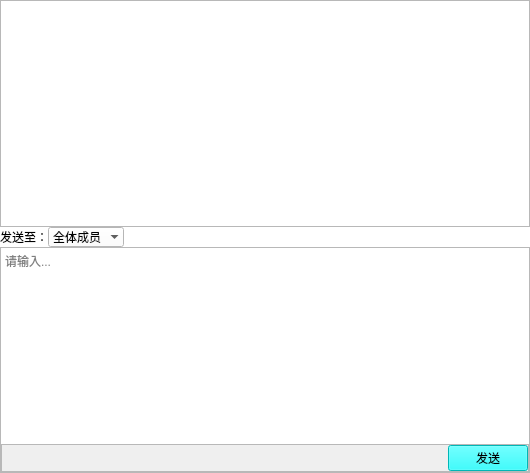
<?xml version="1.0" encoding="UTF-8"?>
<ui version="4.0">
 <class>Widget</class>
 <widget class="QWidget" name="Widget">
  <property name="geometry">
   <rect>
    <x>0</x>
    <y>0</y>
    <width>530</width>
    <height>473</height>
   </rect>
  </property>
  <property name="windowTitle">
   <string>Widget</string>
  </property>
  <layout class="QVBoxLayout" name="verticalLayout_2">
   <property name="spacing">
    <number>0</number>
   </property>
   <property name="leftMargin">
    <number>0</number>
   </property>
   <property name="topMargin">
    <number>0</number>
   </property>
   <property name="rightMargin">
    <number>0</number>
   </property>
   <property name="bottomMargin">
    <number>0</number>
   </property>
   <item>
    <widget class="QTextBrowser" name="msgBrowser">
     <property name="enabled">
      <bool>true</bool>
     </property>
     <property name="minimumSize">
      <size>
       <width>0</width>
       <height>0</height>
      </size>
     </property>
    </widget>
   </item>
   <item>
    <widget class="QFrame" name="frame_2">
     <property name="styleSheet">
      <string notr="true">background-color: rgb(255, 255, 255);</string>
     </property>
     <property name="frameShape">
      <enum>QFrame::NoFrame</enum>
     </property>
     <layout class="QHBoxLayout" name="horizontalLayout_2">
      <property name="spacing">
       <number>0</number>
      </property>
      <property name="leftMargin">
       <number>0</number>
      </property>
      <property name="topMargin">
       <number>0</number>
      </property>
      <property name="rightMargin">
       <number>0</number>
      </property>
      <property name="bottomMargin">
       <number>0</number>
      </property>
      <item>
       <widget class="QLabel" name="label">
        <property name="text">
         <string>发送至：</string>
        </property>
       </widget>
      </item>
      <item>
       <widget class="QComboBox" name="comboBox">
        <property name="frame">
         <bool>false</bool>
        </property>
        <item>
         <property name="text">
          <string>全体成员</string>
         </property>
        </item>
       </widget>
      </item>
      <item>
       <spacer name="horizontalSpacer_5">
        <property name="orientation">
         <enum>Qt::Horizontal</enum>
        </property>
        <property name="sizeHint" stdset="0">
         <size>
          <width>0</width>
          <height>0</height>
         </size>
        </property>
       </spacer>
      </item>
     </layout>
    </widget>
   </item>
   <item>
    <widget class="QFrame" name="frame">
     <property name="frameShape">
      <enum>QFrame::StyledPanel</enum>
     </property>
     <property name="frameShadow">
      <enum>QFrame::Raised</enum>
     </property>
     <layout class="QVBoxLayout" name="verticalLayout">
      <property name="spacing">
       <number>0</number>
      </property>
      <property name="leftMargin">
       <number>0</number>
      </property>
      <property name="topMargin">
       <number>0</number>
      </property>
      <property name="rightMargin">
       <number>0</number>
      </property>
      <property name="bottomMargin">
       <number>0</number>
      </property>
      <item>
       <widget class="QTextEdit" name="msgEdit">
        <property name="enabled">
         <bool>true</bool>
        </property>
        <property name="minimumSize">
         <size>
          <width>0</width>
          <height>0</height>
         </size>
        </property>
        <property name="inputMethodHints">
         <set>Qt::ImhNone</set>
        </property>
        <property name="frameShape">
         <enum>QFrame::NoFrame</enum>
        </property>
        <property name="lineWidth">
         <number>0</number>
        </property>
        <property name="placeholderText">
         <string>请输入...</string>
        </property>
       </widget>
      </item>
      <item>
       <widget class="QFrame" name="frame_3">
        <property name="frameShape">
         <enum>QFrame::StyledPanel</enum>
        </property>
        <property name="frameShadow">
         <enum>QFrame::Raised</enum>
        </property>
        <layout class="QHBoxLayout" name="horizontalLayout">
         <property name="spacing">
          <number>0</number>
         </property>
         <property name="leftMargin">
          <number>0</number>
         </property>
         <property name="topMargin">
          <number>0</number>
         </property>
         <property name="rightMargin">
          <number>0</number>
         </property>
         <property name="bottomMargin">
          <number>0</number>
         </property>
         <item>
          <spacer name="horizontalSpacer">
           <property name="orientation">
            <enum>Qt::Horizontal</enum>
           </property>
           <property name="sizeHint" stdset="0">
            <size>
             <width>40</width>
             <height>20</height>
            </size>
           </property>
          </spacer>
         </item>
         <item>
          <widget class="QPushButton" name="sendBtn">
           <property name="focusPolicy">
            <enum>Qt::NoFocus</enum>
           </property>
           <property name="styleSheet">
            <string notr="true">background-color: rgb(0, 255, 255);</string>
           </property>
           <property name="text">
            <string>发送</string>
           </property>
          </widget>
         </item>
        </layout>
       </widget>
      </item>
     </layout>
    </widget>
   </item>
  </layout>
 </widget>
 <resources/>
 <connections/>
</ui>
